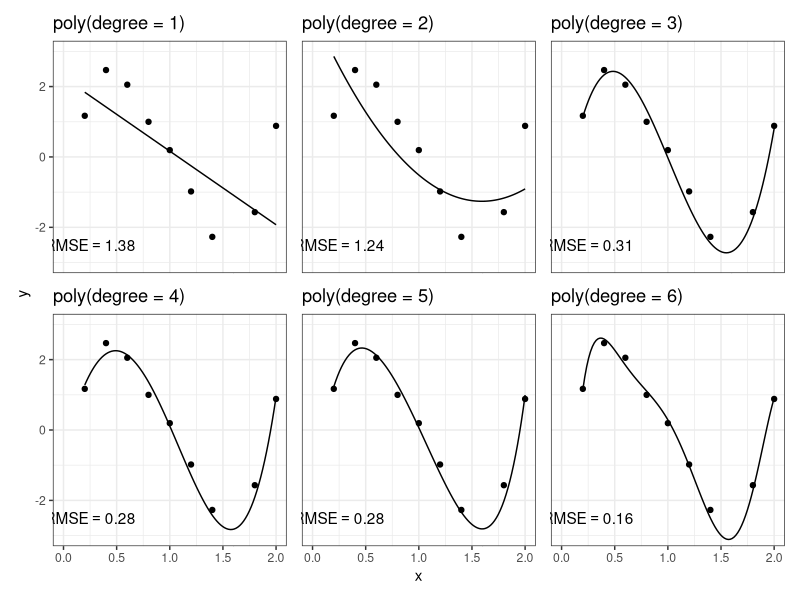
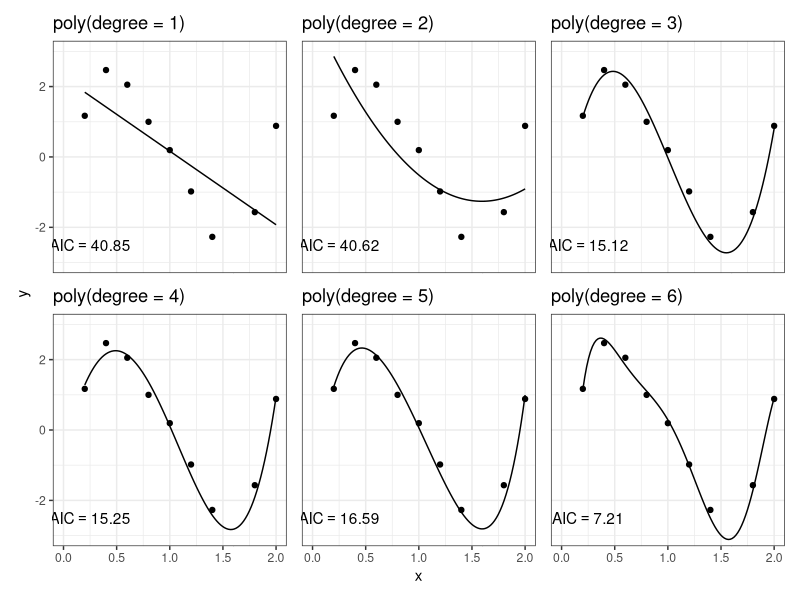
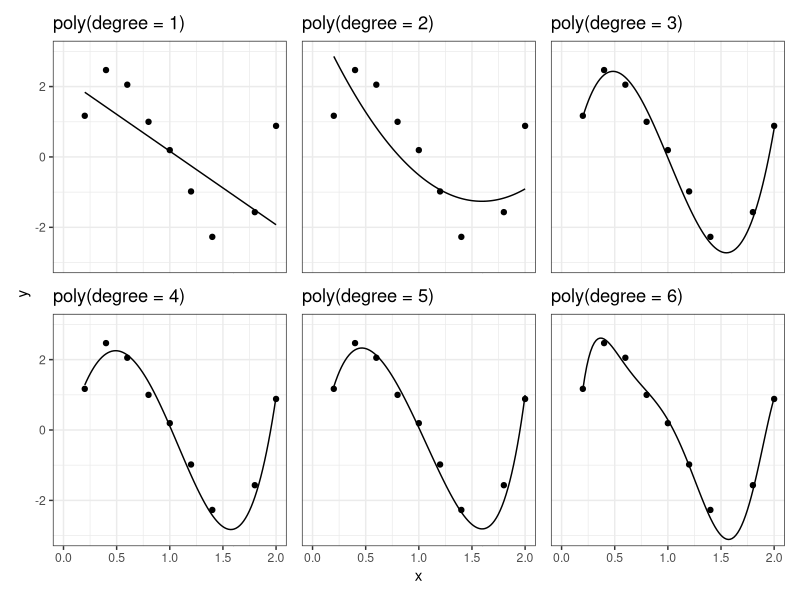
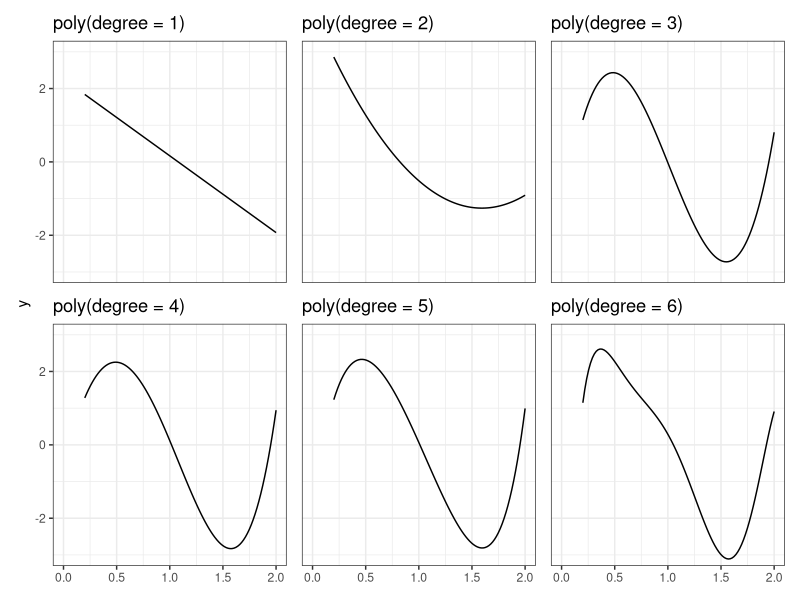
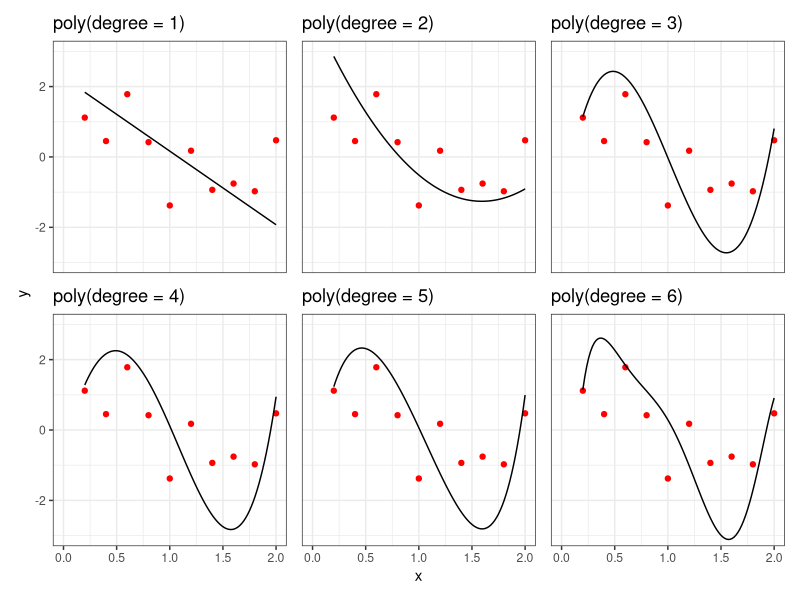
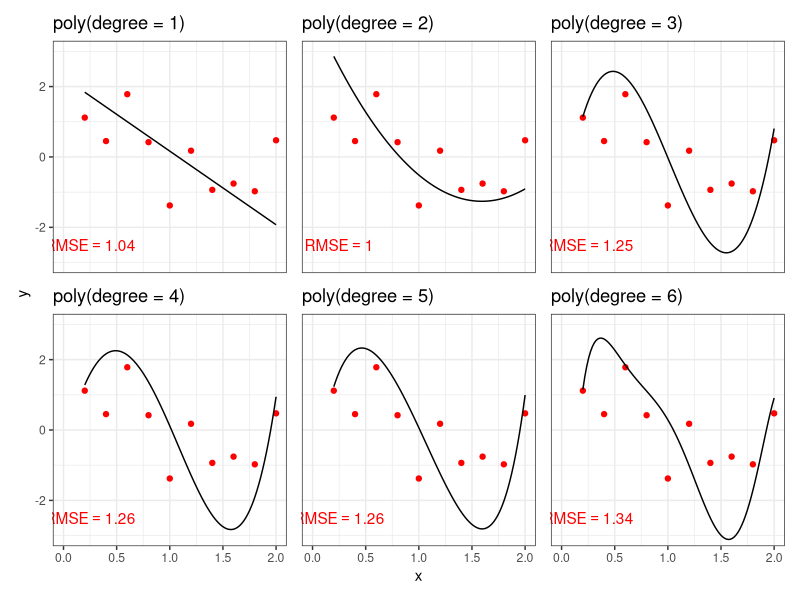
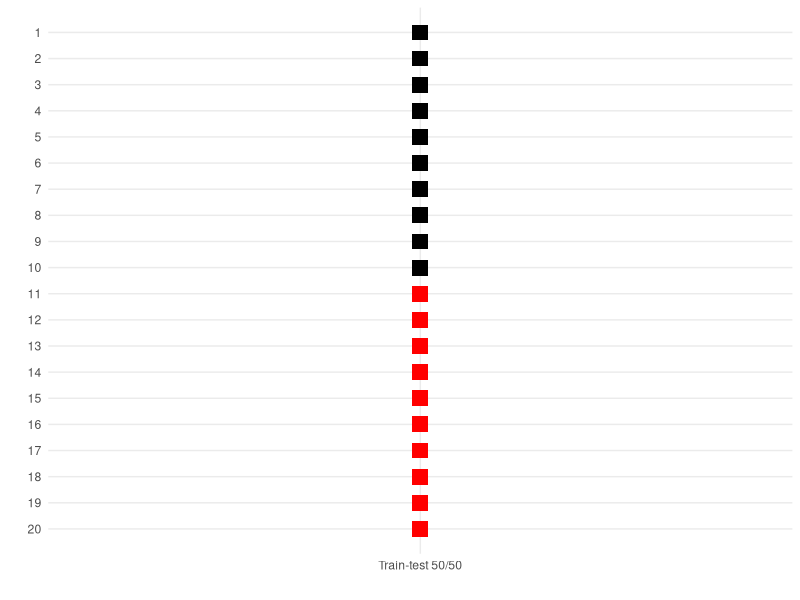
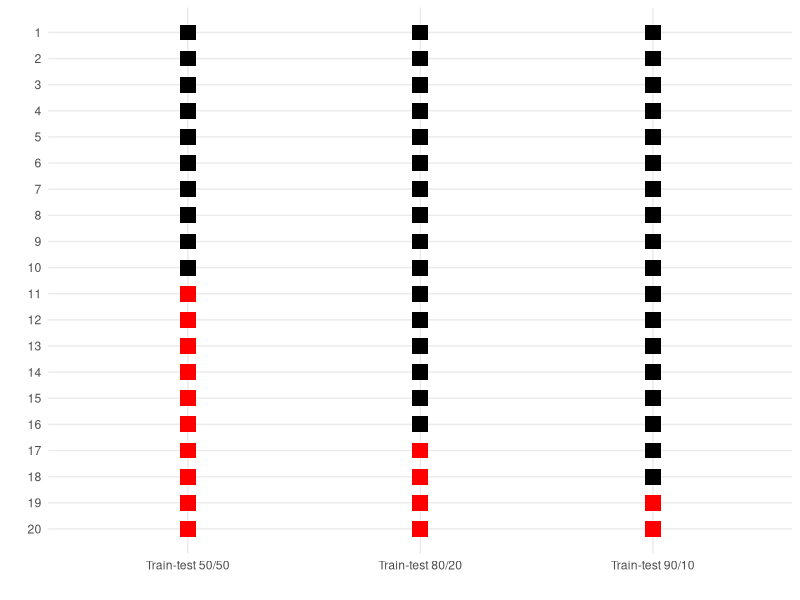

These charts were generated, in order, by the following R code:
## ---- chunk 1
#| echo: false

set.seed(20251027)

library(tibble)
library(dplyr)
library(ggplot2)
library(patchwork)
library(polynom)
library(purrr)
library(glue)

## ---- chunk 2

f <- function(x) 5*x * (x-1) * (x-2)
x <- (1:10)/5

simdata <- tibble(x = x, y = f(x) + rnorm(10))

lms <- map(1:6, \(order) lm(y ~ poly(x, degree = order, raw = TRUE), data = simdata))

#r2 <- map(lms, \(model) summary(model)$r.squared)
rmse <- map(lms, \(model) sqrt(mean(residuals(model)^2)))

polys_r2 <- map(lms, \(model) coef(model) |> as.polynomial() |> as.function())
  
plot_r2 <- map2(polys_r2, 1:length(lms), \(pl,nm) 
  {ggplot(simdata) + ggtitle(glue("poly(degree = {nm})")) + 
      annotate("text", x = 0.25, y = -2.5, label = paste0("RMSE == ", round(rmse[[nm]], 2)), parse = TRUE) +
    geom_point(aes(x=x,y=y)) + 
    coord_cartesian(ylim = c(-3,3), xlim = c(0,2)) +
    geom_function(fun = pl) +
    theme_bw()}
               )

wrap_plots(plot_r2, axes='collect')


## ---- chunk 3

aic <- map(lms, \(model) AIC(model))

polys <- map(lms, \(model) coef(model) |> as.polynomial() |> as.function())
  
plots <- map2(polys, 1:length(lms), \(pl,nm) 
  {ggplot(simdata) + ggtitle(glue("poly(degree = {nm})")) + 
      annotate("text", x = 0.25, y = -2.5, label = paste0("AIC == ", round(aic[[nm]], 2)), parse = TRUE) +
    geom_point(aes(x=x,y=y)) + 
    coord_cartesian(ylim = c(-3,3), xlim = c(0,2)) +
    geom_function(fun = pl) +
    theme_bw()}
               )

wrap_plots(plots, axes='collect')


## ---- chunk 4
plots <- map2(polys_r2, 1:length(lms), \(pl,nm) 
  {ggplot(simdata) + ggtitle(glue("poly(degree = {nm})")) +
   geom_point(aes(x=x,y=y), colour = "black") + 
    geom_function(fun = pl) +
    coord_cartesian(ylim = c(-3,3), xlim = c(0,2)) +
    theme_bw()}
               )

wrap_plots(plots, axes='collect')

## ---- chunk 5
plots <- map2(polys_r2, 1:length(lms), \(pl,nm) 
  {ggplot(simdata) + ggtitle(glue("poly(degree = {nm})")) +
    geom_function(fun = pl, xlim = range(x)) +
    coord_cartesian(ylim = c(-3,3), xlim = c(0,2)) +
    theme_bw()}
               )

wrap_plots(plots, axes='collect')

## ---- chunk 6

newdata <- tibble(x = x, y = f(x) + rnorm(10))

rmse <- map(lms, \(model) sqrt(mean((predict(model, newdata = newdata) - newdata$y)^2)))

plots <- map2(polys_r2, 1:length(lms), \(pl,nm) 
  {ggplot(newdata) + ggtitle(glue("poly(degree = {nm})")) +
   geom_point(aes(x=x,y=y), colour = "red") + 
    geom_function(fun = pl) +
       #annotate("text", x = 0.25, y = -2.5, label = paste0("RMSE == ", round(rmse[[nm]], 2)), parse = TRUE) +
    coord_cartesian(ylim = c(-3,3), xlim = c(0,2)) +
    theme_bw()}
               )

wrap_plots(plots, axes='collect')

## ---- chunk 7

plots <- map2(polys_r2, 1:length(lms), \(pl,nm) 
  {ggplot(newdata) + ggtitle(glue("poly(degree = {nm})")) +
   geom_point(aes(x=x,y=y), colour = "red") + 
    geom_function(fun = pl) +
       annotate("text", x = 0.25, y = -2.5, label = paste0("RMSE == ", round(rmse[[nm]], 2)), parse = TRUE, colour = "red") +
    coord_cartesian(ylim = c(-3,3), xlim = c(0,2)) +
    theme_bw()}
               )

wrap_plots(plots, axes='collect')

## ---- chunk 8

split <- tibble(row = 1:20, type = "Train-test 50/50", set = rep(c("1. Training set", "2. Test set"), times = c(10, 10)))

ggplot(split) + 
  geom_point(aes(y = row, x = type, colour = set), shape = 15, size = 5) +
  scale_y_reverse("", n.breaks=20) + 
  scale_x_discrete("") +
  scale_color_manual("", values = c("black","red")) +
  theme_minimal() + 
  theme(panel.grid.minor = element_blank()) +
  guides(colour="none")


## ---- chunk 9

split2 <- tibble(row = 1:20, type = "Train-test 80/20", set = rep(c("1. Training set", "2. Test set"), times = c(16, 4))) |> bind_rows(split)

split3  <- tibble(row = 1:20, type = "Train-test 90/10", set = rep(c("1. Training set", "2. Test set"), times = c(18, 2))) |> bind_rows(split2)

plot_split3 <- ggplot(split3) + 
  geom_point(aes(y = row, x = type, colour = set), shape = 15, size = 5) +
  scale_y_reverse("", n.breaks=20) + 
  scale_x_discrete("") +
  scale_color_manual("", values = c("black","red")) +
  theme_minimal() + 
  theme(panel.grid.minor = element_blank()) +
  guides(colour="none")

plot_split3

## ---- chunk 10
#| fig-width: 4
#| fig-height: 6
#| message: false
plot_split3 + theme(axis.text.y = element_blank())
## ---- chunk 11

build_folds <- function(n,k){
  step_val <- n/k
  c1 <- seq(from = 0, to = n-step_val, by = step_val)
  c2 <- c(rep(step_val, times = k-1), 0)
  c3 <- rev(c1)
  c4 <- c(rep(0, times = k-1), step_val)
  m <- matrix(c(c1,c2,c3,c4), ncol = 4)
  
  apply(m, MARGIN = 1, 
        \(x) rep(c("1. Training set", "2. Test set", "1. Training set", "2. Test set"), times = x),
        simplify = FALSE
        )
}

kfold <- build_folds(20,5) |> 
  map(\(x) tibble(row = 1:20, set = x, type = "Train-test 80/20")) |>
  bind_rows(.id = "fold") |>
  mutate(fold = paste("Fold", fold))


ggplot(kfold) + 
  geom_point(aes(y = row, x = type, colour = set), shape = 15, size = 5) +
  scale_y_reverse("", n.breaks=20) + 
  scale_x_discrete("") +
  scale_color_manual("", values = c("black","red")) +
  theme_bw() + 
  theme(panel.grid.minor = element_blank(), axis.text.y = element_blank(), axis.ticks.y = element_blank()) +
  guides(colour="none") + 
  facet_grid(rows = ~fold)


## ---- chunk 12

kfold <- build_folds(20,20) |> 
  map(\(x) tibble(row = 1:20, set = x, type = "LOOCV")) |>
  bind_rows(.id = "id") |>
  mutate(fold = paste("Fold", id)) |>
  mutate(fold = ordered(fold, levels = unique(paste("Fold", id))))


ggplot(kfold) + 
  geom_point(aes(y = row, x = type, colour = set), shape = 15, size = 3) +
  scale_y_reverse("", n.breaks=20) + 
  scale_x_discrete("") +
  scale_color_manual("", values = c("black","red")) +
  theme_bw() + 
  theme(panel.grid.minor = element_blank(), axis.text.y = element_blank(), axis.ticks.y = element_blank()) +
  guides(colour="none") + 
  facet_wrap(~fold, nrow=2)


## ---- chunk 13

library(dplyr)

data <- as_tibble(state.x77) |>
  rename(`HS Graduation Rate` = `HS Grad`,
         `Income Per Capita` = Income)

base_plot <- ggplot(data, aes(x = `HS Graduation Rate`, y = `Income Per Capita`)) + 
  geom_point() +
  theme_bw(base_size = 14)

base_plot

## ---- chunk 14
#| code-fold: true
#| message: false

rmse <- function(model) sqrt(mean(residuals(model)^2))

lm_rmse <- lm(data$`Income Per Capita` ~ data$`HS Graduation Rate`) |> rmse()

lm_plot <- base_plot + geom_smooth(method = "lm") + 
  annotate("text", x = 42, y = 5800, label = glue("RMSE = {round(lm_rmse, 0)}"), parse = FALSE)

lm_plot

## ---- chunk 15
#| code-fold: true
#| message: false



loess_rmse <- loess(data$`Income Per Capita` ~ data$`HS Graduation Rate`) |> rmse()

loess_plot <- base_plot + geom_smooth(method = "loess") + 
  ggtitle("Non-linear model") +
  annotate("text", x = 42, y = 5800, label = glue("RMSE = {round(loess_rmse, 0)}"), parse = FALSE)

(lm_plot + ggtitle("Linear model")) + loess_plot + plot_layout(axes = "collect")
